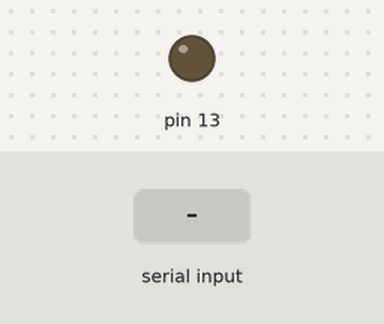
A sketch run on a simulated Arduino Uno, built with avr-gcc and run on an emulated ATmega328P. Shown: output pins drawn as LEDs (lit = HIGH). The inputs (shaded band) are chosen by the test bench.

Above: at 1.2 s.
1.3 s: "1" received over Serial
At 2.3 s:
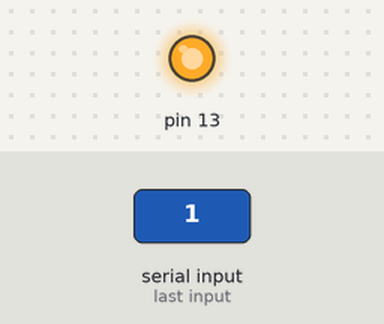
2.8 s: "0" received over Serial
At 3.5 s:
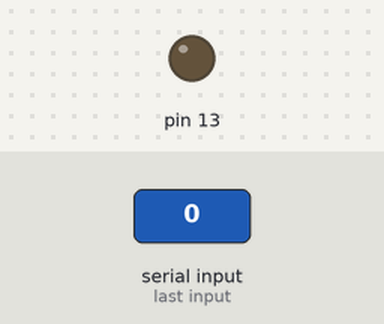
Timing chart, 0 to 5.8 s (numbered marks = the images above; inputs shaded):
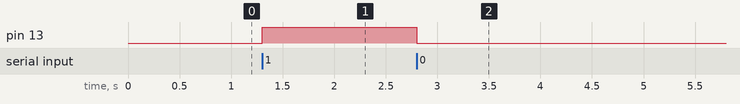

The sketch:

Send_and_Receive_Data.ino
```cpp
void setup() {
    Serial.begin(9600);
    pinMode(13, OUTPUT);
  }

  void loop() {
    if (Serial.available() > 0) {
      char input = Serial.read();  // Read one byte
      if (input == '1') {
        digitalWrite(13, HIGH);
      } else if (input == '0') {
        digitalWrite(13, LOW);
      }
    }
  }
  
```

Measured:
- after the input at 1.3 s, pin 13: LOW → HIGH at once
- after the input at 2.8 s, pin 13: HIGH → LOW at once
